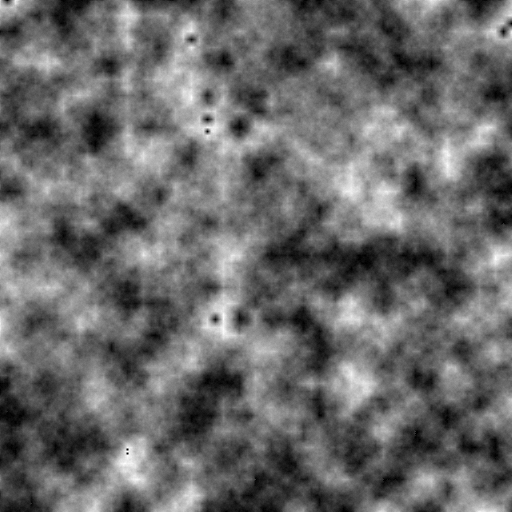

Write the Python code that produced this figure.
'''
Plasma fractal code from:
http://code.activestate.com/recipes/577113-plasma-fractal-using-python-image-library/
'''
# plasma.py
# plasma fractal
# FB - 201003147
from PIL import Image
import math
import random

# image size
w = 512
h = 512
global image
image = Image.new("L", (w, h))
roughness = random.randint(2, 5)

def adjust(xa, ya, x, y, xb, yb):
    global image
    if(image.getpixel((x,y)) == 0):
      d=math.fabs(xa-xb) + math.fabs(ya-yb)
      v=(image.getpixel((xa,ya)) + image.getpixel((xb,yb)))/2.0 \
         + (random.random()-0.5) * d * roughness
      c=int(math.fabs(v) % 256)
      image.putpixel((x,y), c)

def subdivide(x1, y1, x2, y2):
    global image
    if(not((x2-x1 < 2.0) and (y2-y1 < 2.0))):
        x=int((x1 + x2)/2.0)
        y=int((y1 + y2)/2.0)
        adjust(x1,y1,x,y1,x2,y1)
        adjust(x2,y1,x2,y,x2,y2)
        adjust(x1,y2,x,y2,x2,y2)
        adjust(x1,y1,x1,y,x1,y2)
        if(image.getpixel((x,y)) == 0):
            v=int((image.getpixel((x1,y1)) + image.getpixel((x2,y1)) \
               + image.getpixel((x2,y2)) + image.getpixel((x1,y2)))/4.0)
            image.putpixel((x,y),v)

        subdivide(x1,y1,x,y)
        subdivide(x,y1,x2,y)
        subdivide(x,y,x2,y2)
        subdivide(x1,y,x,y2)


image.putpixel((0,0),random.randint(0, 255))
image.putpixel((w-1,0),random.randint(0, 255))
image.putpixel((w-1,h-1),random.randint(0, 255))
image.putpixel((0,h-1),random.randint(0, 255))
subdivide(0,0,w-1,h-1)
image.save("plasma.png", "PNG")
